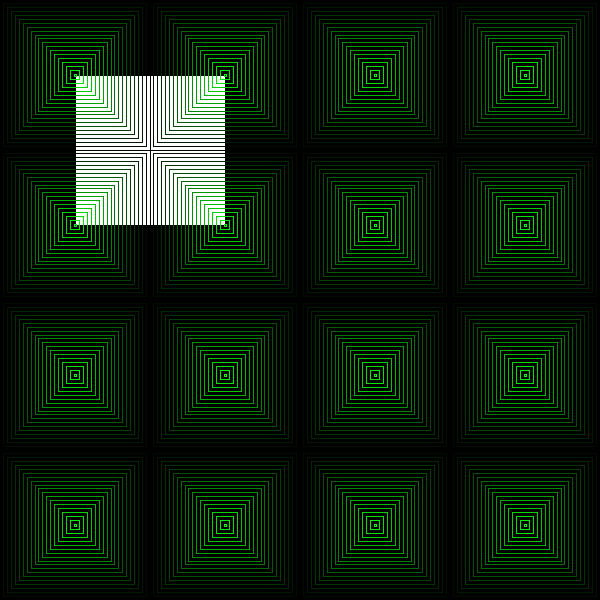
Frame 1 (no input)
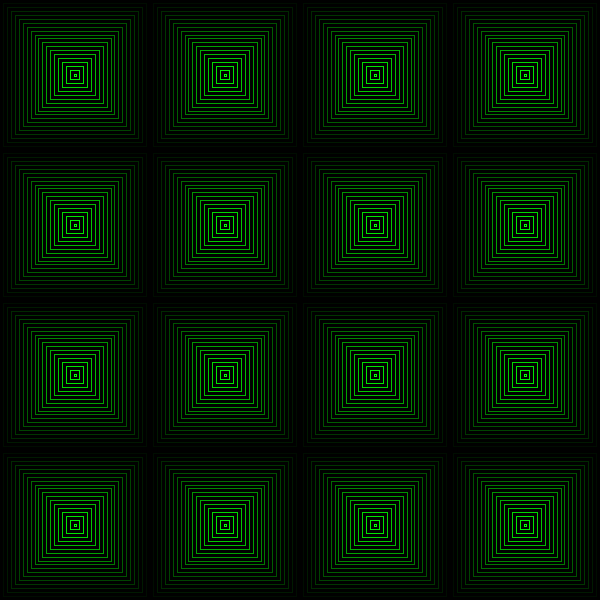
Frame 60 (the mouse pressed at the canvas centre just before this capture)
Frame 120 (the mouse held since frame 60 and released just before this capture): identical to frame 60, image omitted

The Processing sketch that drew these frames (run headless with seeded random() and noise(); from frame 60 on, the mouse is pressed at the canvas centre):

// Processing sketch: cuadradosEnSerie3
// ── cuadradosEnSerie3.pde
int cant = 4;
int tam;
void setup() {
  size(600, 600);
  tam = width/cant;
}
void draw() {
  background(0);
  for (int i=0; i<cant; i++) {
    for (int j=0; j<cant; j++) {
      rect(i*tam+tam/2, j*tam+tam/2, tam, tam);
      int cantCuad = 20;
      for (int c=0; c<cantCuad; c++) {
        float ancho = map(c, 0, cantCuad-1, tam, 2);

        float verde = map(c, 0, cantCuad-1, 0, 255);
        stroke(0, verde, 0);
        strokeWeight(1);
        noFill();
        rectMode(CENTER);
        rect(i*tam+tam/2, j*tam+tam/2, ancho, ancho);
      }
    }
  }
}
